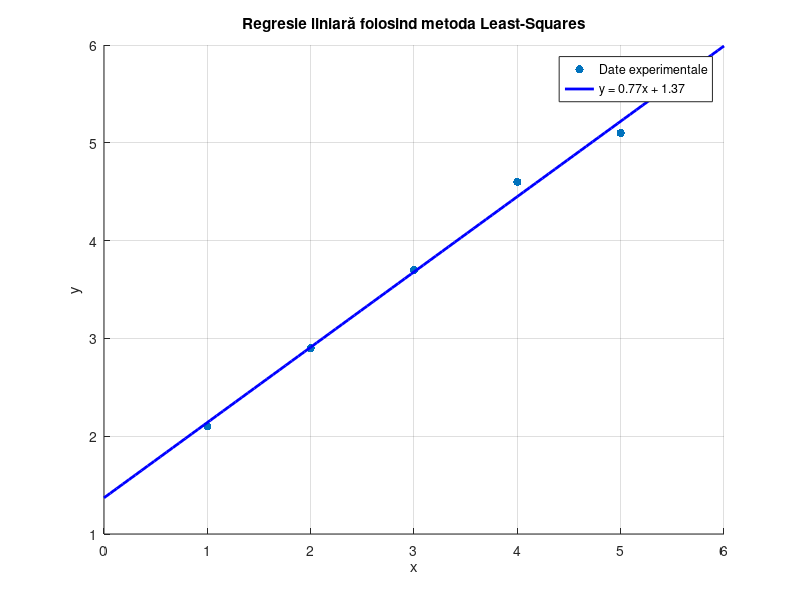
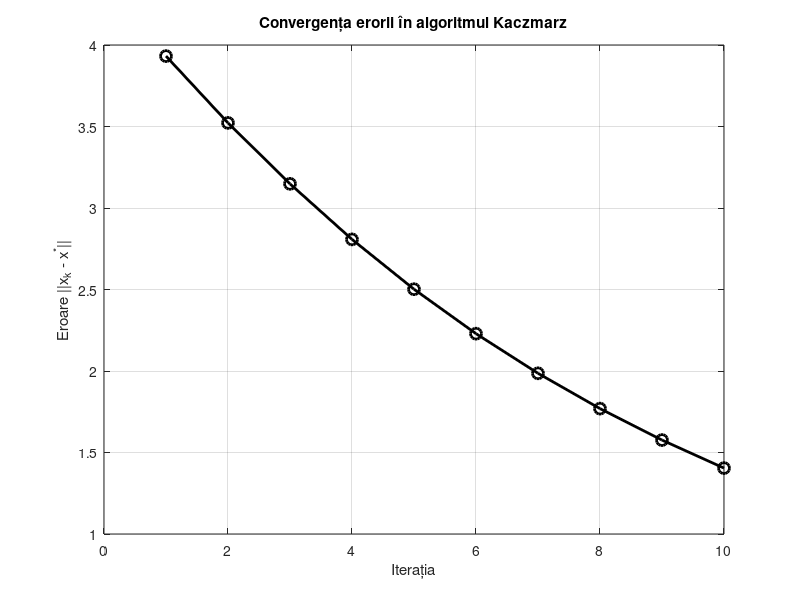

Write the MATLAB code that produced these figures, in order.
%% Task 1: Regresia Least-Squares pentru un set nou de date
clc; clear; close all;

% Date experimentale
x_data = [1; 2; 3; 4; 5];  % Vector coloană
y_data = [2.1; 2.9; 3.7; 4.6; 5.1];

% Construim matricea A pentru regresia liniară y = ax + b
A = [x_data, ones(size(x_data))]; % Coloana 1: x, Coloana 2: 1 (pentru termenul liber)

% Calculăm coeficienții folosind metoda Least-Squares
x_star = (A' * A) \ (A' * y_data);

% Extragem coeficienții a și b
a = x_star(1);
b = x_star(2);

% Afișăm rezultatele
fprintf('Coeficientul a: %.2f\n', a);
fprintf('Coeficientul b: %.2f\n', b);
fprintf('Ecuația dreptei de regresie: y = %.2fx + %.2f\n', a, b);

% Generăm puncte pentru plotarea dreptei
x_fit = linspace(min(x_data)-1, max(x_data)+1, 100);
y_fit = a * x_fit + b;

% Plotăm datele și dreapta de regresie
figure;
hold on;
scatter(x_data, y_data, 'ro', 'filled'); % Puncte experimentale (roșu)
plot(x_fit, y_fit, 'b-', 'LineWidth', 2);
xlabel('x');
ylabel('y');
title('Regresie liniară folosind metoda Least-Squares');
legend('Date experimentale', sprintf('y = %.2fx + %.2f', a, b), 'Location', 'best');
grid on;
hold off;

%% Task 2: Algoritmul Kaczmarz
clc; clear;

% Definirea sistemului Ax = b
A = [3, 2, 1; 1, -1, 2; 2, 1, 3];
b = [10; 5; 15];

% Soluția exactă folosind metoda directă
x_exact = A \ b;

% Inițializare
x = zeros(size(A,2), 1); % Soluție inițială
num_iterations = 10;

error_values = zeros(num_iterations, 1);

fprintf('Iterație | x1 | x2 | x3 | Eroare\n');
fprintf('------------------------------------------\n');

for k = 1:num_iterations
    for i = 1:size(A,1) % Iterăm prin fiecare ecuație
        a_i = A(i, :); % Selectăm o linie din A
        b_i = b(i);    % Selectăm componenta corespunzătoare din b
        x = x + (b_i - a_i * x) / (norm(a_i)^2) * a_i';
    end
    % Calculul erorii
    error_values(k) = norm(x - x_exact);
    fprintf('%4d | %.4f | %.4f | %.4f | %.6f\n', k, x(1), x(2), x(3), error_values(k));
end

% Reprezentare grafică a erorii
graph = figure;
plot(1:num_iterations, error_values, '-ko', 'LineWidth', 2, 'MarkerSize', 8);
xlabel('Iterația');
ylabel('Eroare ||x_k - x^*||');
title('Convergența erorii în algoritmul Kaczmarz');
grid on;

%% Task 3: Factorizarea LU și rezolvarea unui sistem
clc; clear;

% Definirea matricei A și a vectorului b
A = [4, 3, -1; 2, 1, 3; -6, -3, 4];
b = [5; 3; 2];

% Dimensiunea matricei A
n = size(A, 1);

% Inițializăm L ca matrice identitate și U ca A
L = eye(n);
U = A;

% Aplicăm eliminarea Gauss pentru factorizarea LU
for k = 1:n-1
    for i = k+1:n
        L(i, k) = U(i, k) / U(k, k);
        U(i, :) = U(i, :) - L(i, k) * U(k, :);
    end
end

% Afișăm rezultatele
disp('Matricea L:');
disp(L);
disp('Matricea U:');
disp(U);

disp('Verificare: L * U trebuie să fie egal cu A original:');
disp(L * U);

% Rezolvăm sistemul Ax = b folosind LU
% Ly = b prin substituție înainte
y = zeros(n,1);
for i = 1:n
y(i) = b(i) - L(i,1:i-1) * y(1:i-1);
end

% Ux = y prin substituție înapoi
x = zeros(n,1);
for i = n:-1:1
x(i) = (y(i) - U(i,i+1:n) * x(i+1:n)) / U(i,i);
end

disp('Soluția sistemului Ax = b este:');
disp(x);
